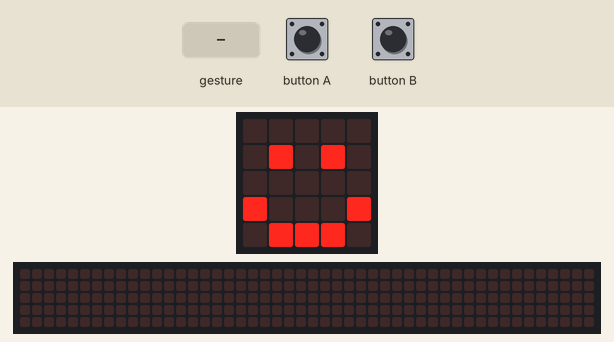
Recording of a program running on a simulated BBC micro:bit (MakeCode). Shown: the board's 5×5 LED display, a strip that is not on the board, showing the scrolling text unrolled. The inputs (shaded band) are chosen by the test bench. Random numbers come from a fixed seed; a tilt is held for 1.5 s and a shake lasts 1 s, then the board lies face up again; the 48×5 strip is a reading aid, not a part: it shows the text the display is scrolling, unrolled, one strip-width of it at a time.

Above: at 2.8 s.
2.9 s: button A pressed for 0.15 s
At 3.4 s:
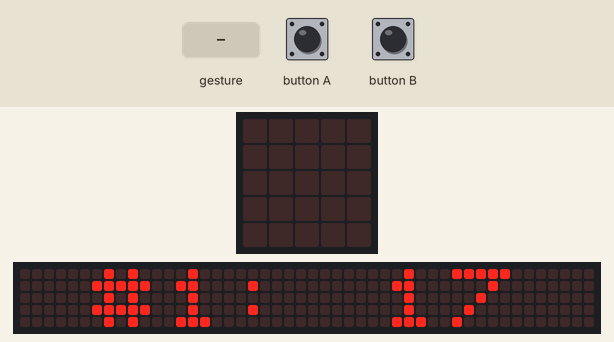
3.6 s: button B pressed for 0.15 s
At 4.17 s:
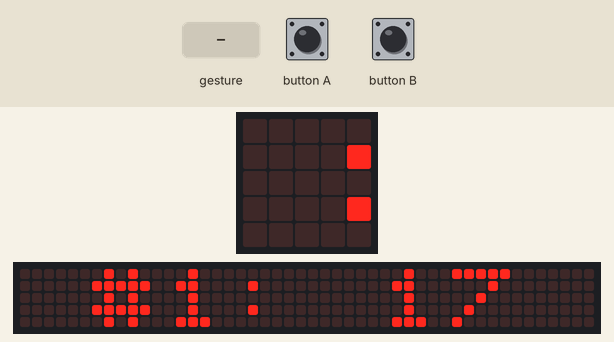
4.3 s: gesture 'shake'
At 4.62 s:
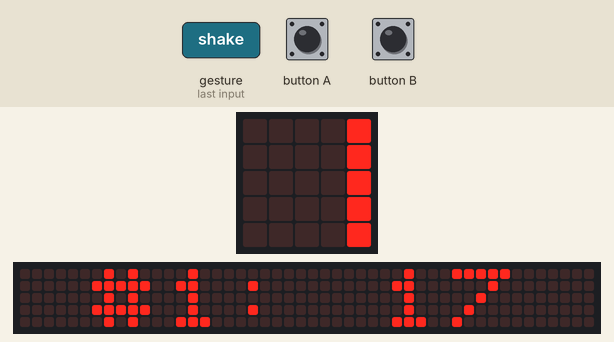

The program:

main.ts
```typescript
// (licence header left out)
// variables
const randomNumber1: number = randint(0, 99)
const randomNumber2: number = randint(0, 99)

// setup
basic.clearScreen()
basic.showIcon(IconNames.Happy)
basic.pause(1000)

// show random #1
input.onButtonPressed(Button.A, function () {
  basic.clearScreen()
  basic.showString(' #1: ' + (randomNumber1).toString())
  basic.showIcon(IconNames.Happy)
  basic.pause(1000)
})

// show random #2
input.onButtonPressed(Button.B, function () {
  basic.clearScreen()
  basic.showString(' #2: ' + (randomNumber2).toString())
  basic.showIcon(IconNames.Happy)
  basic.pause(1000)
})

// compare #'s
input.onGesture(Gesture.Shake, function () {
  if (randomNumber1 < randomNumber2) {
    basic.clearScreen()
    basic.showString((randomNumber1).toString() + ' < ' + (randomNumber2).toString())
    basic.showIcon(IconNames.Sad)
    basic.pause(1000)
  } else {
    basic.clearScreen()
    basic.showString((randomNumber1).toString() + ' > ' + (randomNumber2).toString())
    basic.showIcon(IconNames.Sad)
    basic.pause(1000)
  }
})
```

Measured:
- after the input at 2.9 s, the display: changes after 0.15 s (image 1)
